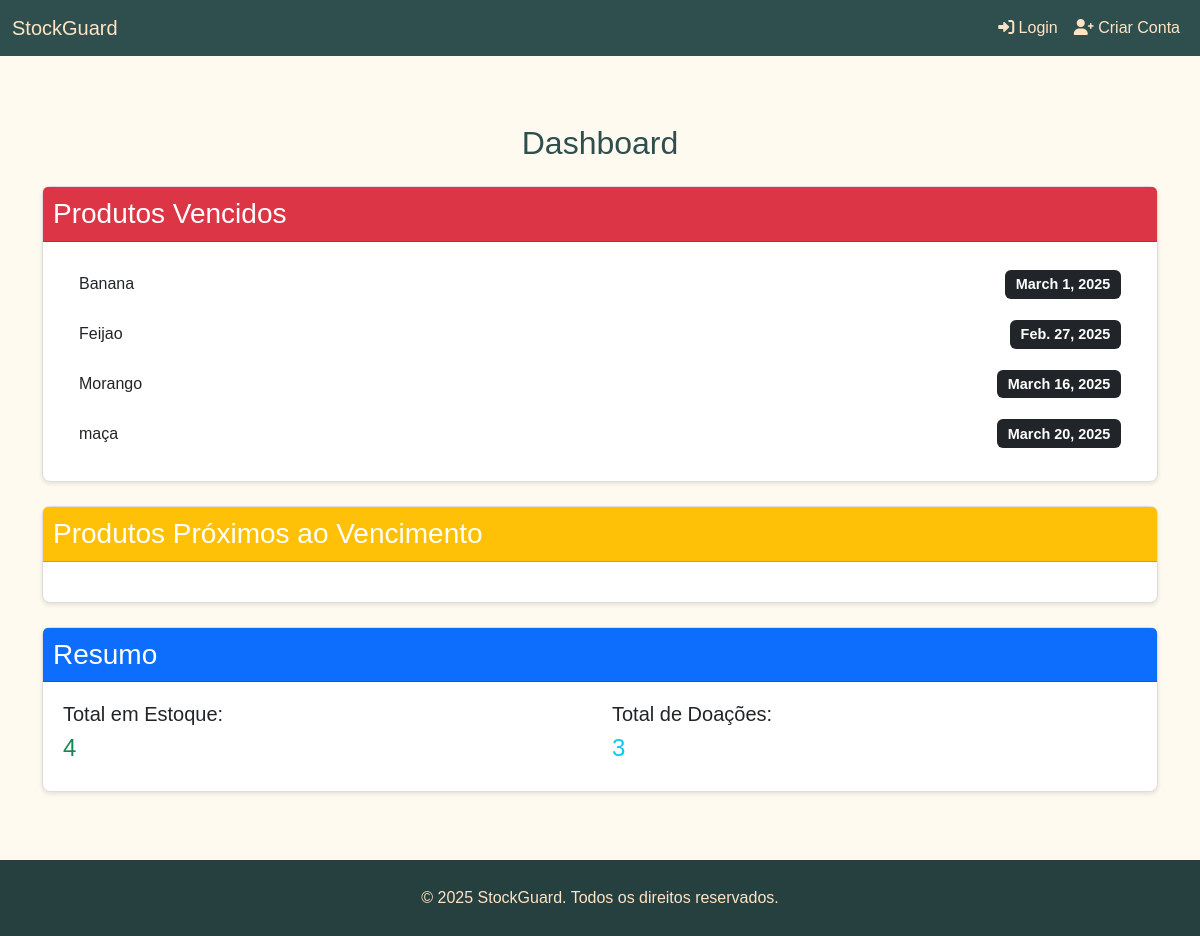
Before: /dashboard/ with the older database file.
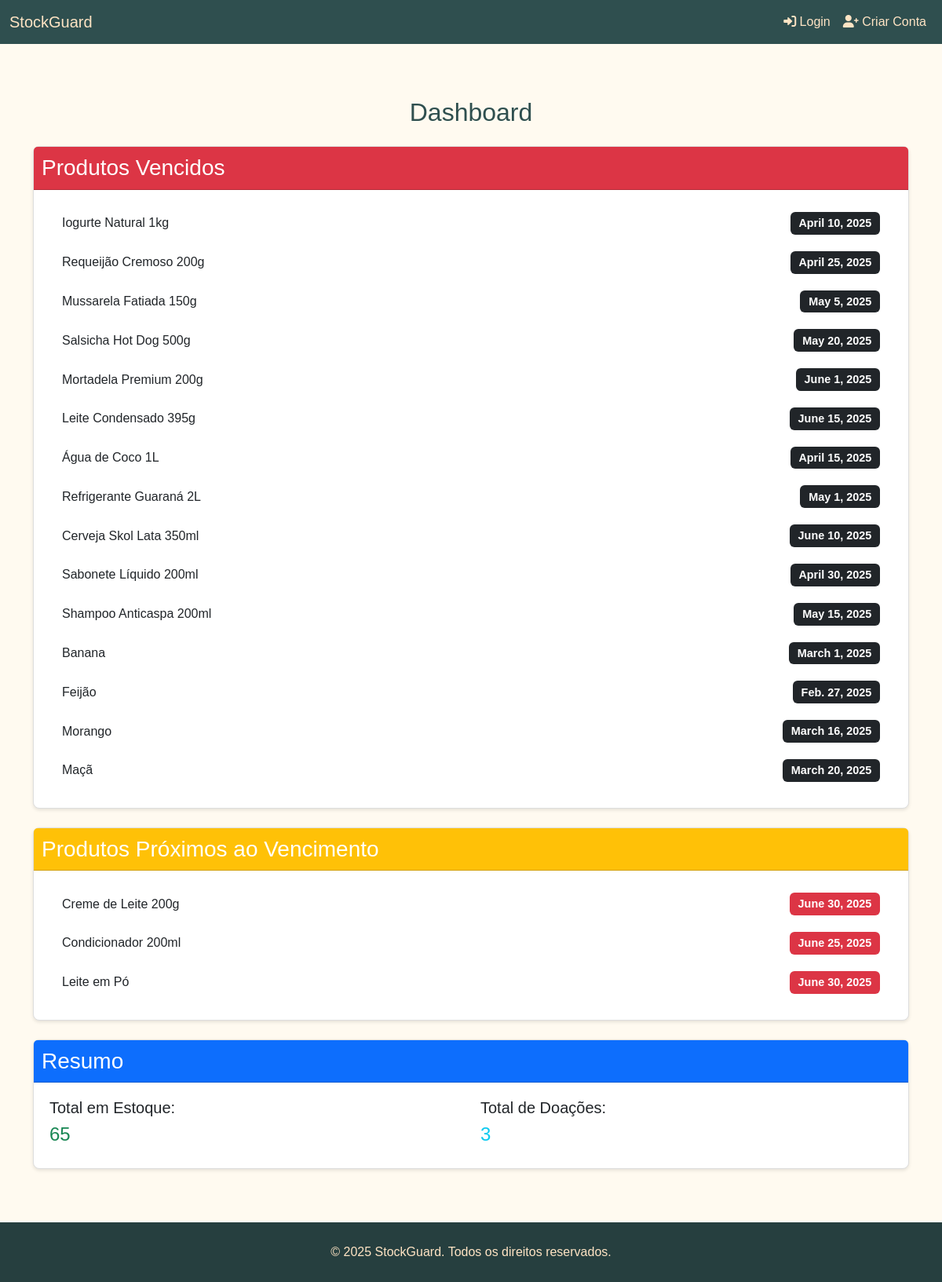
After: the same page with the newer database file.
### estoque/models.py (models this page shows, shortened)
class Produto(models.Model):
    nome = models.CharField(max_length=100)
    categoria = models.CharField(max_length=50)
    validade = models.DateField()
    quantidade = models.IntegerField()
    fornecedor = models.CharField(max_length=100)
    preco_unitario = models.DecimalField(max_digits=10, decimal_places=2, default=0.0)

### dashboard/views.py (the view)
# urls.py: path('', views.dashboard_view, name='dashboard'),
def dashboard_view(request):
    hoje = timezone.now().date()
    produtos_vencidos = Produto.objects.filter(validade__lt=hoje)
    produtos_proximos_vencimento = Produto.objects.filter(
        validade__gte=hoje,
        validade__lte=hoje + timezone.timedelta(days=7)
    )
    total_estoque = Produto.objects.count()
    total_doacoes = Doacao.objects.count()
    context = {
        'produtos_vencidos': produtos_vencidos,
        'produtos_proximos_vencimento': produtos_proximos_vencimento,
        'total_estoque': total_estoque,
        'total_doacoes': total_doacoes,
    }
    return render(request, 'dashboard/dashboard.html', context)

### templates/dashboard/dashboard.html
{% extends 'base.html' %}
{% block content %}
<div class="container mt-5">
    <h2 class="text-center mb-4" style="color: darkslategrey;">Dashboard</h2>
    <div class="card mb-4">
        <div class="card-header bg-danger">
            <h3 class="card-title mb-0 text-white">Produtos Vencidos</h3>
        </div>
        <div class="card-body">
            <ul class="list-group">
                {% for produto in produtos_vencidos %}
                <li class="list-group-item d-flex justify-content-between align-items-center">
                    {{ produto.nome }}
                    <span class="badge bg-dark">{{ produto.validade }}</span>
                </li>
                {% endfor %}
            </ul>
        </div>
    </div>
    <div class="card mb-4">
        <div class="card-header bg-warning">
            <h3 class="card-title mb-0 text-white">Produtos Próximos ao Vencimento</h3>
        </div>
        <div class="card-body">
            <ul class="list-group">
                {% for produto in produtos_proximos_vencimento %}
                <li class="list-group-item d-flex justify-content-between align-items-center">
                    {{ produto.nome }}
                    <span class="badge bg-danger">{{ produto.validade }}</span>
                </li>
                {% endfor %}
            </ul>
        </div>
    </div>
    <div class="card">
        <div class="card-header bg-primary">
            <h3 class="card-title mb-0 text-white">Resumo</h3>
        </div>
        <div class="card-body">
            <div class="row">
                <div class="col-md-6">
                    <p class="h5">Total em Estoque:</p>
                    <p class="h4 text-success">{{ total_estoque }}</p>
                </div>
                <div class="col-md-6">
                    <p class="h5">Total de Doações:</p>
                    <p class="h4 text-info">{{ total_doacoes }}</p>
                </div>
            </div>
        </div>
    </div>
</div>
{% endblock %}

Changed rows visible on the page:
no longer on this page (row edited): Produto: nome "Feijao", validade "Feb. 27, 2025", shown under "Produtos Vencidos"
no longer on this page (row edited): Produto: nome "maça", validade "March 20, 2025", shown under "Produtos Vencidos"
added Produto: nome "Iogurte Natural 1kg", validade "April 10, 2025", shown under "Produtos Vencidos"
added Produto: nome "Requeijão Cremoso 200g", validade "April 25, 2025", shown under "Produtos Vencidos"
added Produto: nome "Mussarela Fatiada 150g", validade "May 5, 2025", shown under "Produtos Vencidos"
added Produto: nome "Salsicha Hot Dog 500g", validade "May 20, 2025", shown under "Produtos Vencidos"
added Produto: nome "Mortadela Premium 200g", validade "June 1, 2025", shown under "Produtos Vencidos"
added Produto: nome "Leite Condensado 395g", validade "June 15, 2025", shown under "Produtos Vencidos"
added Produto: nome "Água de Coco 1L", validade "April 15, 2025", shown under "Produtos Vencidos"
added Produto: nome "Refrigerante Guaraná 2L", validade "May 1, 2025", shown under "Produtos Vencidos"
added Produto: nome "Cerveja Skol Lata 350ml", validade "June 10, 2025", shown under "Produtos Vencidos"
added Produto: nome "Sabonete Líquido 200ml", validade "April 30, 2025", shown under "Produtos Vencidos"
added Produto: nome "Shampoo Anticaspa 200ml", validade "May 15, 2025", shown under "Produtos Vencidos"
added Produto: nome "Feijão", validade "Feb. 27, 2025", shown under "Produtos Vencidos"
added Produto: nome "Maçã", validade "March 20, 2025", shown under "Produtos Vencidos"
added Produto: nome "Creme de Leite 200g", validade "June 30, 2025", shown under "Produtos Próximos ao Vencimento"
added Produto: nome "Condicionador 200ml", validade "June 25, 2025", shown under "Produtos Próximos ao Vencimento"
added Produto: nome "Leite em Pó", validade "June 30, 2025", shown under "Produtos Próximos ao Vencimento"
Other visible differences:
{{ total_estoque }}: "4" → "65"
